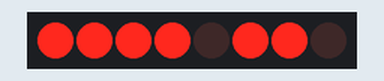
This sketch was run on a simulated Arduino Mega 2560, built with avr-gcc and run on an emulated ATmega2560. On the bench: 8 shift-register outputs drawn as a row of LEDs (first output left, lit = HIGH). Wiring (inferred from the names in the program): shift register (74HC595): data pin 24; shift clock pin 4; latch pin 3. Wiring (inferred from the signals the program sends): row of LEDs: on Q0, Q1, Q2, Q3, Q4, Q5, Q6, Q7. Random numbers use the default seed unless the sketch sets one.

Above: at 0.2 s.
At 1.7 s:
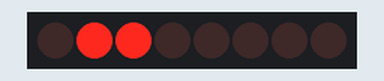
Timing chart, 0 to 3.0 s (numbered marks = the images above):
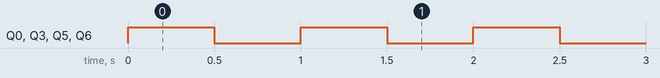

The sketch:

latern_controller.ino
```cpp
const int latchPin = 3; //latch pin of the 74HC595
const int clockPin = 4; //clock pin of the 74HC595
const int dataPin = 24;   //data pin of the 74HC595

long randomSelection;

void setup() {
  Serial.begin(9600);

  pinMode(latchPin, OUTPUT);
  pinMode(dataPin, OUTPUT);
  pinMode(clockPin, OUTPUT);
}

void loop() {
   effect_1();
}

void updateShiftRegister(byte leds, int _delay)
{
   digitalWrite(latchPin, LOW);
   shiftOut(dataPin, clockPin, LSBFIRST, leds);
   digitalWrite(latchPin, HIGH);

   delay(_delay);
}

void effect_1() {
  byte PINS[] = {246, 96};

  for (int x = 0; x < 2; x++) {
    updateShiftRegister(PINS[x], 500);
  }
}

void effect_2() {
  int PINS[] = {254, 253, 251, 247, 239, 223};

  for (int a = 0; a < 10; a++) {
    for (int x = 1; x < 6; x++) {
      updateShiftRegister(PINS[x], 100);
    }

    for (int x = 4; x >= 0; x--) {
      updateShiftRegister(PINS[x], 100);
    }
  }
}

void effect_3() {
  int PINS[] = {254, 253, 251, 247, 239, 223};

  for (int x = 0; x < 100; x++) {
    long selection = random(0, 6);
    if (randomSelection == selection) {
      randomSelection = random(0, 6);
    } else {
      randomSelection = selection;
    }

    updateShiftRegister(PINS[randomSelection], 100);
  }
}

void effect_4() {
  int PINS[] = {254, 253, 251, 247, 239};
  for (int x = 0; x < 5; x++) {
    for (int y = 0; y < 5; y++) {
      updateShiftRegister(PINS[y], 100);
      updateShiftRegister(223, 100);
    }
  }

  for (int x = 0; x < 5; x++) {
    for (int y = 4; y >= 0; y--) {
      updateShiftRegister(PINS[y], 100);
      updateShiftRegister(223, 100);
    }
  }
}

void effect_5() {
  int PINS[] = {222, 221, 219, 215, 207};

  for (int a = 500; a >= 25; a -= 25) {
    for (int x = 0; x < 5; x++) {
      updateShiftRegister(PINS[x], a);
    }
  }
}

void effect_6() {
  //int PINS[] = {1, 2, 4, 8, 16, 32};
  int PINS[] = {222, 220, 216, 208, 192};

  for (int x = 0; x < 5; x++) {
    updateShiftRegister(PINS[x], 100);
  }
}

void effect_7() {
  int PINS[] = {225, 226, 228, 232, 240};

//  for (int a = 0; a < 10; a++) {
//    for (int x = 0; x < 5; x++) {
//      updateShiftRegister(PINS[x], 100);
//    }
//  }

  for (int a = 0; a < 10; a++) {
    for (int x = 4; x >= 0; x--) {
      updateShiftRegister(PINS[x], 100);
    }
  }
}

void effect_8() {
  int EXIT_PINS[] = {220, 216, 208, 192};
  for (int x = 3; x >= 0; x--) {
    updateShiftRegister(EXIT_PINS[x], 100);
  }
}

void effect_9() {
  for (int a = 0; a < 10; a++) {
    updateShiftRegister(223, 100);
    updateShiftRegister(192, 100);
    updateShiftRegister(224, 100);
    updateShiftRegister(255, 100);
  }

  for (int a = 0; a < 10; a++) {
    updateShiftRegister(224, 100);
    updateShiftRegister(192, 100);
    updateShiftRegister(223, 100);
    updateShiftRegister(255, 100);
  }

  updateShiftRegister(223, 100);
}


void effect_10() {
  int PINS[] = {222, 221, 219, 215, 207};

  for (int a = 0; a < 1; a++) {
    for (int x = 0; x < 5; x++) {
      updateShiftRegister(PINS[x], 1000);
    }
  }
}

void effect_11() {
  int PINS[] = { 207, 199, 195, 193, 192 };

  for (int x = 0; x < 5; x++) {
    int d = 1000;
    updateShiftRegister(PINS[x], 100);
  }
}

void effect_12() {
  int PINS[] = { 208, 216, 220, 222 };

  for (int x = 0; x < 4; x++) {
    int d = 1000;
    updateShiftRegister(PINS[x], 100);
  }


}

void effect_13() {
  int PINS[] = { 225, 226, 228, 232, 240 };

  for (int a = 0; a < 10; a++) {
    for (int x = 0; x < 5; x++) {
      updateShiftRegister(PINS[x], 100);
    }
  }
}

void effect_14() {
  int PINS[] = { 222, 220, 216, 208, 192 };

  for (int x = 0; x < 5; x++) {
    int d = 1000;
    updateShiftRegister(PINS[x], 100);
  }


}

void effect_15() {
  int PINS[] = { 193, 195, 199, 207 };

  for (int x = 0; x < 4; x++) {
    int d = 1000;
    updateShiftRegister(PINS[x], 100);
  }
}

void effect_16() {
  int PINS[] = {222, 221, 219, 215, 207};
  updateShiftRegister(223, 5000);

  for (int a = 0; a < 20; a++) {
    for (int x = 0; x < 5; x++) {
      updateShiftRegister(PINS[x], 100);
    }
  }
}

void effect_17() {
  int PINS[] = {222, 221, 219, 215, 207};
  updateShiftRegister(223, 5000);

  for (int a = 0; a < 20; a++) {
    for (int x = 4; x >= 0; x--) {
      updateShiftRegister(PINS[x], 100);
    }
  }
}
```

Measured:
- by itself, Q0, Q3, Q5, Q6: alternates HIGH for 0.50 s and LOW for 0.50 s
